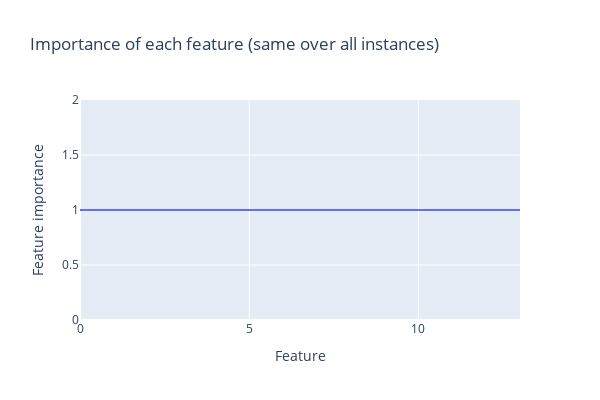
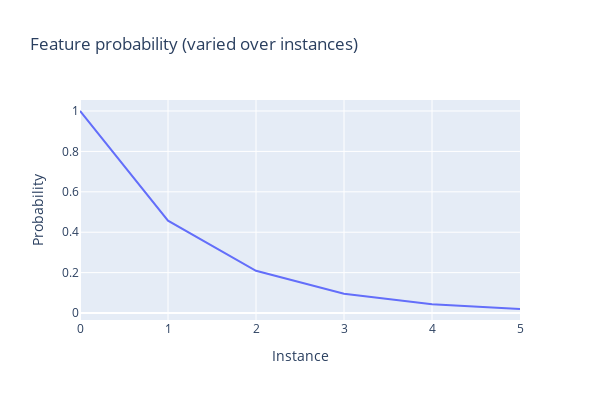

These figures' notebook cell, in order:
### Markdown cell above
### same importance

### Code cell
cfg = Config(
    n_instances = 6,
    n_features = 14,
    n_hidden = 2,
    branching_factor = 2,
    tree_depth = 3,
)


# importance varies within features for each instance
# importance = (0.9 ** t.arange(cfg.n_features))
importance = (1.0 ** t.arange(cfg.n_features))
importance = einops.rearrange(importance, "features -> () features")

# sparsity is the same for all features in a given instance, but varies over instances
feature_probability = (50 ** -t.linspace(0, 1, cfg.n_instances))
feature_probability = einops.rearrange(feature_probability, "instances -> instances ()")

line(importance.squeeze(), width=600, height=400, title="Importance of each feature (same over all instances)", labels={"y": "Feature importance", "x": "Feature"})
line(feature_probability.squeeze(), width=600, height=400, title="Feature probability (varied over instances)", labels={"y": "Probability", "x": "Instance"})

### Figure 1 — Plotly figure (JSON) as saved in the notebook; plotly's stock layout.template omitted (floating-point values rounded to 4 significant figures)
{"data": [{"hovertemplate": "Feature=%{x}<br>Feature importance=%{y}<extra></extra>", "legendgroup": "", "line": {"color": "#636efa", "dash": "solid"}, "marker": {"symbol": "circle"}, "mode": "lines", "name": "", "orientation": "v", "showlegend": false, "type": "scatter", "x": [0, 1, 2, 3, 4, 5, 6, 7, 8, 9, 10, 11, 12, 13], "xaxis": "x", "y": [1, 1, 1, 1, 1, 1, 1, 1, 1, 1, 1, 1, 1, 1], "yaxis": "y"}], "layout": {"height": 400, "hovermode": "x unified", "legend": {"tracegroupgap": 0}, "title": {"text": "Importance of each feature (same over all instances)"}, "width": 600, "xaxis": {"anchor": "y", "autorange": true, "domain": [0, 1], "range": [0, 13], "title": {"text": "Feature"}, "type": "linear"}, "yaxis": {"anchor": "x", "autorange": true, "domain": [0, 1], "range": [0, 2], "title": {"text": "Feature importance"}, "type": "linear"}}}

### Figure 2 — Plotly figure (JSON) as saved in the notebook; plotly's stock layout.template omitted (floating-point values rounded to 4 significant figures)
{"data": [{"hovertemplate": "Instance=%{x}<br>Probability=%{y}<extra></extra>", "legendgroup": "", "line": {"color": "#636efa", "dash": "solid"}, "marker": {"symbol": "circle"}, "mode": "lines", "name": "", "orientation": "v", "showlegend": false, "type": "scatter", "x": [0, 1, 2, 3, 4, 5], "xaxis": "x", "y": [1, 0.4573, 0.2091, 0.09564, 0.04373, 0.02], "yaxis": "y"}], "layout": {"height": 400, "hovermode": "x unified", "legend": {"tracegroupgap": 0}, "title": {"text": "Feature probability (varied over instances)"}, "width": 600, "xaxis": {"anchor": "y", "autorange": true, "domain": [0, 1], "range": [0, 5], "title": {"text": "Instance"}, "type": "linear"}, "yaxis": {"anchor": "x", "autorange": true, "domain": [0, 1], "range": [-0.03444, 1.054], "title": {"text": "Probability"}, "type": "linear"}}}
